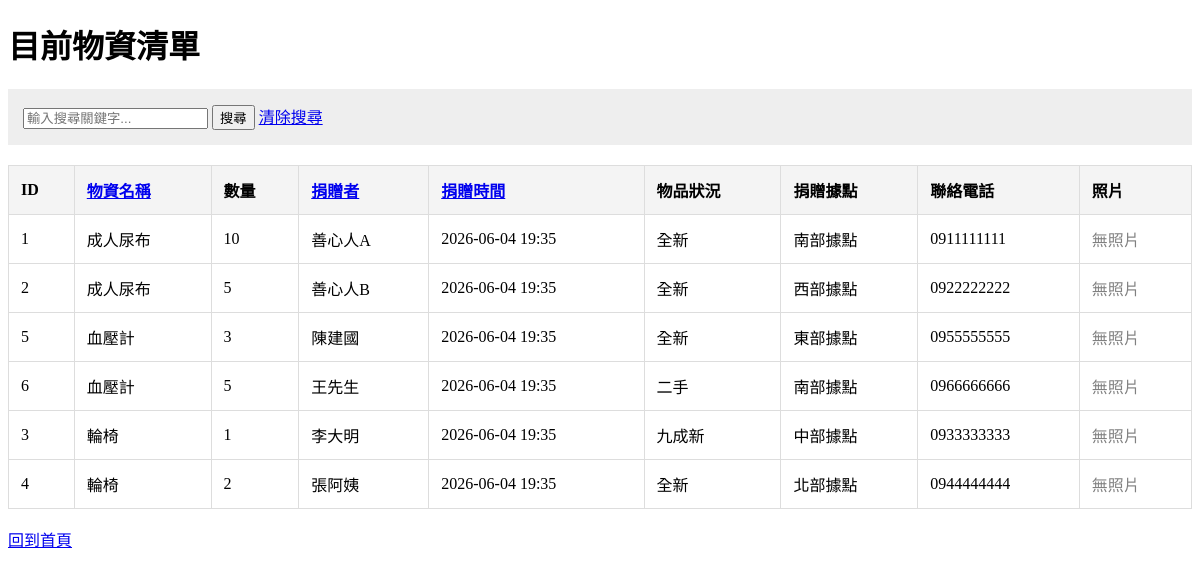
The app's page /donations?sort=item&q= with its own data.
### app.py (models this page shows)
class Donation(db.Model):
    id = db.Column(db.Integer, primary_key=True)
    item_name = db.Column(db.String(100), nullable=False)
    quantity = db.Column(db.Integer, nullable=False)
    donor_name = db.Column(db.String(100), nullable=False)
    condition = db.Column(db.String(10), nullable=False)
    address = db.Column(db.String(200), nullable=False)
    phone = db.Column(db.String(20), nullable=False)
    image_filename = db.Column(db.String(200), nullable=True)
    timestamp = db.Column(db.DateTime, default=datetime.now)

### app.py (the view)
@app.route('/donations')
def list_donations():
    search_query = request.args.get('q', '')
    sort_type = request.args.get('sort', 'timestamp')
    query = Donation.query
    if search_query:
        query = query.filter(
            (Donation.donor_name.contains(search_query)) |
            (Donation.item_name.contains(search_query))
            (Donation.address.contains(search_query))
        )
    if sort_type == 'name':
        items = query.order_by(Donation.donor_name).all()
    elif sort_type == 'item':
        items = query.order_by(Donation.item_name).all()
    else:
        items = query.order_by(Donation.timestamp.desc()).all()
    return render_template('donations.html', items=items, query=search_query, sort=sort_type)

### templates/donations.html (shortened to what this page needs)
<!DOCTYPE html>
<html lang="zh-TW">
<head>
</head>
<body>
    <h1>目前物資清單</h1>
    <div class="search-area">
        <form action="/donations" method="GET">
            <input type="text" name="q" placeholder="輸入搜尋關鍵字..." value="{{ query }}">
            <button type="submit">搜尋</button>
            <a href="/donations">清除搜尋</a>
        </form>
    </div>
    <table>
        <tr>
            <th>ID</th>
            <th><a href="/donations?sort=item&q={{ query }}">物資名稱</a></th>
            <th>數量</th>
            <th><a href="/donations?sort=name&q={{ query }}">捐贈者</a></th>
            <th><a href="/donations?sort=timestamp&q={{ query }}">捐贈時間</a></th>
            <th>物品狀況</th>
            <th>捐贈據點</th>
            <th>聯絡電話</th>
            <th>照片</th>
        </tr>
        {% for item in items %}
        <tr>
            <td>{{ item.id }}</td>
            <td>{{ item.item_name }}</td>
            <td>{{ item.quantity }}</td>
            <td>{{ item.donor_name }}</td>
            <td>{{ item.timestamp.strftime('%Y-%m-%d %H:%M') }}</td>
            <td>{{ item.condition }}</td>
            <td>{{ item.address }}</td>
            <td>{{ item.phone }}</td>
            <td>
                {% if item.image_filename %}
                    <img src="{{ url_for('static', filename='uploads/' + item.image_filename) }}" alt="物資照片" style="max-width: 100px; max-height: 100px;">
                {% else %}
                    <span style="color: gray;">無照片</span>
                {% endif %}
            </td>
        </tr>
        {% else %}
        <tr>
            <td colspan="9" style="text-align:center;">目前沒有找到符合的物資紀錄</td>
        </tr>
        {% endfor %}
    </table>
    <br>
    <a href="/">回到首頁</a>
</body>
</html>

### templates/donations.html (style rules this page uses)
table { width: 100%; border-collapse: collapse; margin-top: 20px; }
th, td { border: 1px solid #ddd; padding: 12px; text-align: left; }
th { background-color: #f4f4f4; }
.search-area { margin-bottom: 20px; padding: 15px; background: #eee; }

### records on screen
Donation: id "1", item_name "成人尿布", quantity "10", donor_name "善心人A", timestamp "2026-06-04 19:35", condition "全新", address "南部據點", phone "0911111111", shows "無照片"
Donation: id "2", item_name "成人尿布", quantity "5", donor_name "善心人B", timestamp "2026-06-04 19:35", condition "全新", address "西部據點", phone "0922222222", shows "無照片"
Donation: id "5", item_name "血壓計", quantity "3", donor_name "陳建國", timestamp "2026-06-04 19:35", condition "全新", address "東部據點", phone "0955555555", shows "無照片"
Donation: id "6", item_name "血壓計", quantity "5", donor_name "王先生", timestamp "2026-06-04 19:35", condition "二手", address "南部據點", phone "0966666666", shows "無照片"
Donation: id "3", item_name "輪椅", quantity "1", donor_name "李大明", timestamp "2026-06-04 19:35", condition "九成新", address "中部據點", phone "0933333333", shows "無照片"
Donation: id "4", item_name "輪椅", quantity "2", donor_name "張阿姨", timestamp "2026-06-04 19:35", condition "全新", address "北部據點", phone "0944444444", shows "無照片"
